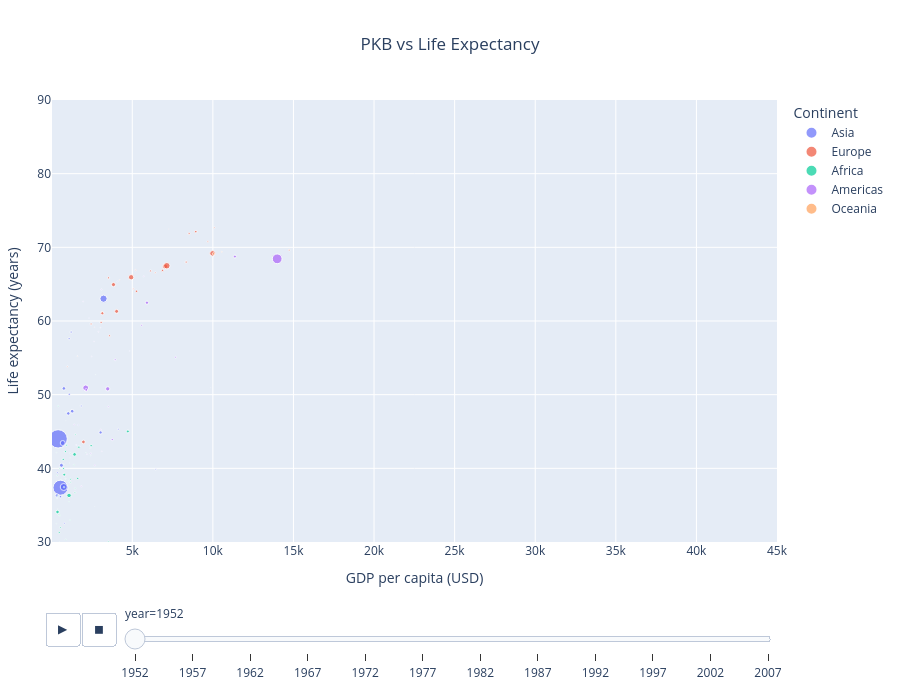

The notebook cell this image was saved under:
### Code cell
fig = px.scatter(
    df,
    x="gdpPercap",
    y="lifeExp",
    color="continent",
    size="pop",
    animation_frame="year",
    hover_name="country",
    title="PKB vs Life Expectancy",
)

fig.update_layout(
    title=dict(
        x=0.5,
        xanchor="center"
    ),
    xaxis_title="GDP per capita (USD)",
    yaxis_title="Life expectancy (years)",
    legend_title="Continent",
)
fig.update_yaxes(range=[30, 90])
fig.update_xaxes(range=[20, 45000])

fig.update_layout(
    autosize=True,
    width=None,
    height=700,
    margin=dict(l=50, r=50, t=100, b=50),
)
fig.show(config={"responsive": True})

### Figure 1 — Plotly figure (JSON) as saved in the notebook; plotly's stock layout.template omitted (floating-point values rounded to 4 significant figures)
{"data": [{"hovertemplate": "<b>%{hovertext}</b><br><br>continent=Asia<br>year=1952<br>gdpPercap=%{x}<br>lifeExp=%{y}<br>pop=%{marker.size}<extra></extra>", "hovertext": ["Afghanistan", "Bahrain", "Bangladesh", "Cambodia", "China", "Hong Kong, China", "India", "Indonesia", "Iran", "Iraq", "Israel", "Japan", "Jordan", "Korea, Dem. Rep.", "Korea, Rep.", "Kuwait", "Lebanon", "Malaysia", "Mongolia", "Myanmar", "Nepal", "Oman", "Pakistan", "Philippines", "Saudi Arabia", "Singapore", "Sri Lanka", "Syria", "Taiwan", "Thailand", "Vietnam", "West Bank and Gaza", "Yemen, Rep."], "legendgroup": "Asia", "marker": {"color": "#636efa", "size": [8425333, 120447, 46886859, 4693836, 556263527, 2125900, 372000000, 82052000, 17272000, 5441766, 1620914, 86459025, 607914, 8865488, 20947571, 160000, 1439529, 6748378, 800663, 20092996, 9182536, 507833, 41346560, 22438691, 4005677, 1127000, 7982342, 3661549, 8550362, 21289402, 26246839, 1030585, 4963829], "sizemode": "area", "sizeref": 3297000.0, "symbol": "circle"}, "mode": "markers", "name": "Asia", "orientation": "v", "showlegend": true, "type": "scatter", "x": [779.4, 9867.0, 684.2, 368.5, 400.4, 3054.0, 546.6, 749.7, 3035.0, 4130.0, 4087.0, 3217.0, 1547.0, 1088.0, 1031.0, 108400.0, 4835.0, 1831.0, 786.6, 331.0, 545.9, 1828.0, 684.6, 1273.0, 6460.0, 2315.0, 1084.0, 1643.0, 1207.0, 757.8, 605.1, 1516.0, 781.7], "xaxis": "x", "y": [28.8, 50.94, 37.48, 39.42, 44.0, 60.96, 37.37, 37.47, 44.87, 45.32, 65.39, 63.03, 43.16, 50.06, 47.45, 55.56, 55.93, 48.46, 42.24, 36.32, 36.16, 37.58, 43.44, 47.75, 39.88, 60.4, 57.59, 45.88, 58.5, 50.85, 40.41, 43.16, 32.55], "yaxis": "y"}, {"hovertemplate": "<b>%{hovertext}</b><br><br>continent=Europe<br>year=1952<br>gdpPercap=%{x}<br>lifeExp=%{y}<br>pop=%{marker.size}<extra></extra>", "hovertext": ["Albania", "Austria", "Belgium", "Bosnia and Herzegovina", "Bulgaria", "Croatia", "Czech Republic", "Denmark", "Finland", "France", "Germany", "Greece", "Hungary", "Iceland", "Ireland", "Italy", "Montenegro", "Netherlands", "Norway", "Poland", "Portugal", "Romania", "Serbia", "Slovak Republic", "Slovenia", "Spain", "Sweden", "Switzerland", "Turkey", "United Kingdom"], "legendgroup": "Europe", "marker": {"color": "#EF553B", "size": [1282697, 6927772, 8730405, 2791000, 7274900, 3882229, 9125183, 4334000, 4090500, 42459667, 69145952, 7733250, 9504000, 147962, 2952156, 47666000, 413834, 10381988, 3327728, 25730551, 8526050, 16630000, 6860147, 3558137, 1489518, 28549870, 7124673, 4815000, 22235677, 50430000], "sizemode": "area", "sizeref": 3297000.0, "symbol": "circle"}, "mode": "markers", "name": "Europe", "orientation": "v", "showlegend": true, "type": "scatter", "x": [1601.0, 6137.0, 8343.0, 973.5, 2444.0, 3119.0, 6876.0, 9692.0, 6425.0, 7030.0, 7144.0, 3531.0, 5264.0, 7268.0, 5210.0, 4931.0, 2648.0, 8942.0, 10100.0, 4029.0, 3068.0, 3145.0, 3581.0, 5075.0, 4215.0, 3834.0, 8528.0, 14730.0, 1969.0, 9980.0], "xaxis": "x", "y": [55.23, 66.8, 68.0, 53.82, 59.6, 61.21, 66.87, 70.78, 66.55, 67.41, 67.5, 65.86, 64.03, 72.49, 66.91, 65.94, 59.16, 72.13, 72.67, 61.31, 59.82, 61.05, 58.0, 64.36, 65.57, 64.94, 71.86, 69.62, 43.59, 69.18], "yaxis": "y"}, {"hovertemplate": "<b>%{hovertext}</b><br><br>continent=Africa<br>year=1952<br>gdpPercap=%{x}<br>lifeExp=%{y}<br>pop=%{marker.size}<extra></extra>", "hovertext": ["Algeria", "Angola", "Benin", "Botswana", "Burkina Faso", "Burundi", "Cameroon", "Central African Republic", "Chad", "Comoros", "Congo, Dem. Rep.", "Congo, Rep.", "Cote d'Ivoire", "Djibouti", "Egypt", "Equatorial Guinea", "Eritrea", "Ethiopia", "Gabon", "Gambia", "Ghana", "Guinea", "Guinea-Bissau", "Kenya", "Lesotho", "Liberia", "Libya", "Madagascar", "Malawi", "Mali", "Mauritania", "Mauritius", "Morocco", "Mozambique", "Namibia", "Niger", "Nigeria", "Reunion", "Rwanda", "Sao Tome and Principe", "Senegal", "Sierra Leone", "Somalia", "South Africa", "Sudan", "Swaziland", "Tanzania", "Togo", "Tunisia", "Uganda", "Zambia", "Zimbabwe"], "legendgroup": "Africa", "marker": {"color": "#00cc96", "size": [9279525, 4232095, 1738315, 442308, 4469979, 2445618, 5009067, 1291695, 2682462, 153936, 14100005, 854885, 2977019, 63149, 22223309, 216964, 1438760, 20860941, 420702, 284320, 5581001, 2664249, 580653, 6464046, 748747, 863308, 1019729, 4762912, 2917802, 3838168, 1022556, 516556, 9939217, 6446316, 485831, 3379468, 33119096, 257700, 2534927, 60011, 2755589, 2143249, 2526994, 14264935, 8504667, 290243, 8322925, 1219113, 3647735, 5824797, 2672000, 3080907], "sizemode": "area", "sizeref": 3297000.0, "symbol": "circle"}, "mode": "markers", "name": "Africa", "orientation": "v", "showlegend": true, "type": "scatter", "x": [2449.0, 3521.0, 1063.0, 851.2, 543.3, 339.3, 1173.0, 1071.0, 1179.0, 1103.0, 780.5, 2126.0, 1389.0, 2670.0, 1419.0, 375.6, 328.9, 362.1, 4293.0, 485.2, 911.3, 510.2, 299.9, 853.5, 298.8, 575.6, 2388.0, 1443.0, 369.2, 452.3, 743.1, 1968.0, 1688.0, 468.5, 2424.0, 761.9, 1077.0, 2719.0, 493.3, 879.6, 1450.0, 879.8, 1136.0, 4725.0, 1616.0, 1148.0, 716.7, 859.8, 1468.0, 734.8, 1147.0, 406.9], "xaxis": "x", "y": [43.08, 30.02, 38.22, 47.62, 31.98, 39.03, 38.52, 35.46, 38.09, 40.72, 39.14, 42.11, 40.48, 34.81, 41.89, 34.48, 35.93, 34.08, 37.0, 30.0, 43.15, 33.61, 32.5, 42.27, 42.14, 38.48, 42.72, 36.68, 36.26, 33.69, 40.54, 50.99, 42.87, 31.29, 41.73, 37.44, 36.32, 52.72, 40.0, 46.47, 37.28, 30.33, 32.98, 45.01, 38.63, 41.41, 41.22, 38.6, 44.6, 39.98, 42.04, 48.45], "yaxis": "y"}, {"hovertemplate": "<b>%{hovertext}</b><br><br>continent=Americas<br>year=1952<br>gdpPercap=%{x}<br>lifeExp=%{y}<br>pop=%{marker.size}<extra></extra>", "hovertext": ["Argentina", "Bolivia", "Brazil", "Canada", "Chile", "Colombia", "Costa Rica", "Cuba", "Dominican Republic", "Ecuador", "El Salvador", "Guatemala", "Haiti", "Honduras", "Jamaica", "Mexico", "Nicaragua", "Panama", "Paraguay", "Peru", "Puerto Rico", "Trinidad and Tobago", "United States", "Uruguay", "Venezuela"], "legendgroup": "Americas", "marker": {"color": "#ab63fa", "size": [17876956, 2883315, 56602560, 14785584, 6377619, 12350771, 926317, 6007797, 2491346, 3548753, 2042865, 3146381, 3201488, 1517453, 1426095, 30144317, 1165790, 940080, 1555876, 8025700, 2227000, 662850, 157553000, 2252965, 5439568], "sizemode": "area", "sizeref": 3297000.0, "symbol": "circle"}, "mode": "markers", "name": "Americas", "orientation": "v", "showlegend": true, "type": "scatter", "x": [5911.0, 2677.0, 2109.0, 11370.0, 3940.0, 2144.0, 2627.0, 5587.0, 1398.0, 3522.0, 3048.0, 2428.0, 1840.0, 2195.0, 2899.0, 3478.0, 3112.0, 2480.0, 1952.0, 3759.0, 3082.0, 3023.0, 13990.0, 5717.0, 7690.0], "xaxis": "x", "y": [62.48, 40.41, 50.92, 68.75, 54.74, 50.64, 57.21, 59.42, 45.93, 48.36, 45.26, 42.02, 37.58, 41.91, 58.53, 50.79, 42.31, 55.19, 62.65, 43.9, 64.28, 59.1, 68.44, 66.07, 55.09], "yaxis": "y"}, {"hovertemplate": "<b>%{hovertext}</b><br><br>continent=Oceania<br>year=1952<br>gdpPercap=%{x}<br>lifeExp=%{y}<br>pop=%{marker.size}<extra></extra>", "hovertext": ["Australia", "New Zealand"], "legendgroup": "Oceania", "marker": {"color": "#FFA15A", "size": [8691212, 1994794], "sizemode": "area", "sizeref": 3297000.0, "symbol": "circle"}, "mode": "markers", "name": "Oceania", "orientation": "v", "showlegend": true, "type": "scatter", "x": [10040.0, 10560.0], "xaxis": "x", "y": [69.12, 69.39], "yaxis": "y"}], "layout": {"autosize": true, "height": 700, "legend": {"itemsizing": "constant", "title": {"text": "Continent"}, "tracegroupgap": 0}, "margin": {"b": 50, "l": 50, "r": 50, "t": 100}, "sliders": [{"active": 0, "currentvalue": {"prefix": "year="}, "len": 0.9, "pad": {"b": 10, "t": 60}, "steps": [{"args": [["1952"], {"frame": {"duration": 0, "redraw": false}, "fromcurrent": true, "mode": "immediate", "transition": {"duration": 0, "easing": "linear"}}], "label": "1952", "method": "animate"}, {"args": [["1957"], {"frame": {"duration": 0, "redraw": false}, "fromcurrent": true, "mode": "immediate", "transition": {"duration": 0, "easing": "linear"}}], "label": "1957", "method": "animate"}, {"args": [["1962"], {"frame": {"duration": 0, "redraw": false}, "fromcurrent": true, "mode": "immediate", "transition": {"duration": 0, "easing": "linear"}}], "label": "1962", "method": "animate"}, {"args": [["1967"], {"frame": {"duration": 0, "redraw": false}, "fromcurrent": true, "mode": "immediate", "transition": {"duration": 0, "easing": "linear"}}], "label": "1967", "method": "animate"}, {"args": [["1972"], {"frame": {"duration": 0, "redraw": false}, "fromcurrent": true, "mode": "immediate", "transition": {"duration": 0, "easing": "linear"}}], "label": "1972", "method": "animate"}, {"args": [["1977"], {"frame": {"duration": 0, "redraw": false}, "fromcurrent": true, "mode": "immediate", "transition": {"duration": 0, "easing": "linear"}}], "label": "1977", "method": "animate"}, {"args": [["1982"], {"frame": {"duration": 0, "redraw": false}, "fromcurrent": true, "mode": "immediate", "transition": {"duration": 0, "easing": "linear"}}], "label": "1982", "method": "animate"}, {"args": [["1987"], {"frame": {"duration": 0, "redraw": false}, "fromcurrent": true, "mode": "immediate", "transition": {"duration": 0, "easing": "linear"}}], "label": "1987", "method": "animate"}, {"args": [["1992"], {"frame": {"duration": 0, "redraw": false}, "fromcurrent": true, "mode": "immediate", "transition": {"duration": 0, "easing": "linear"}}], "label": "1992", "method": "animate"}, {"args": [["1997"], {"frame": {"duration": 0, "redraw": false}, "fromcurrent": true, "mode": "immediate", "transition": {"duration": 0, "easing": "linear"}}], "label": "1997", "method": "animate"}, {"args": [["2002"], {"frame": {"duration": 0, "redraw": false}, "fromcurrent": true, "mode": "immediate", "transition": {"duration": 0, "easing": "linear"}}], "label": "2002", "method": "animate"}, {"args": [["2007"], {"frame": {"duration": 0, "redraw": false}, "fromcurrent": true, "mode": "immediate", "transition": {"duration": 0, "easing": "linear"}}], "label": "2007", "method": "animate"}], "x": 0.1, "xanchor": "left", "y": 0, "yanchor": "top"}], "title": {"text": "PKB vs Life Expectancy", "x": 0.5, "xanchor": "center"}, "updatemenus": [{"buttons": [{"args": [null, {"frame": {"duration": 500, "redraw": false}, "fromcurrent": true, "mode": "immediate", "transition": {"duration": 500, "easing": "linear"}}], "label": "&#9654;", "method": "animate"}, {"args": [[null], {"frame": {"duration": 0, "redraw": false}, "fromcurrent": true, "mode": "immediate", "transition": {"duration": 0, "easing": "linear"}}], "label": "&#9724;", "method": "animate"}], "direction": "left", "pad": {"r": 10, "t": 70}, "showactive": false, "type": "buttons", "x": 0.1, "xanchor": "right", "y": 0, "yanchor": "top"}], "xaxis": {"anchor": "y", "domain": [0, 1], "range": [20, 45000], "title": {"text": "GDP per capita (USD)"}}, "yaxis": {"anchor": "x", "domain": [0, 1], "range": [30, 90], "title": {"text": "Life expectancy (years)"}}}}
